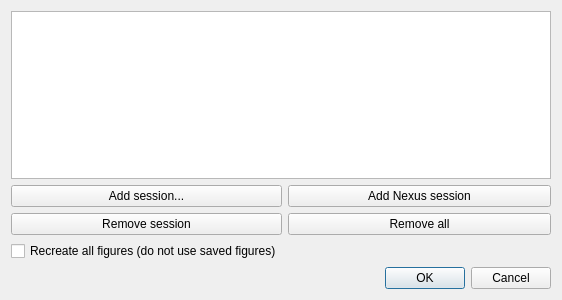
<?xml version="1.0" encoding="UTF-8"?>
<ui version="4.0">
 <class>Dialog</class>
 <widget class="QDialog" name="Dialog">
  <property name="geometry">
   <rect>
    <x>0</x>
    <y>0</y>
    <width>562</width>
    <height>300</height>
   </rect>
  </property>
  <property name="windowTitle">
   <string>Choose sessions</string>
  </property>
  <layout class="QVBoxLayout" name="verticalLayout">
   <item>
    <layout class="QGridLayout" name="gridLayout">
     <item row="1" column="0" colspan="2">
      <widget class="NiceListWidget" name="listSessions">
       <property name="sizePolicy">
        <sizepolicy hsizetype="Expanding" vsizetype="Expanding">
         <horstretch>0</horstretch>
         <verstretch>0</verstretch>
        </sizepolicy>
       </property>
       <property name="maximumSize">
        <size>
         <width>16777215</width>
         <height>16777215</height>
        </size>
       </property>
      </widget>
     </item>
     <item row="2" column="1">
      <widget class="QPushButton" name="btnAddNexusSession">
       <property name="text">
        <string>Add Nexus session</string>
       </property>
      </widget>
     </item>
     <item row="3" column="1">
      <widget class="QPushButton" name="btnClearAll">
       <property name="text">
        <string>Remove all</string>
       </property>
      </widget>
     </item>
     <item row="3" column="0">
      <widget class="QPushButton" name="btnClearCurrent">
       <property name="text">
        <string>Remove session</string>
       </property>
      </widget>
     </item>
     <item row="2" column="0">
      <widget class="QPushButton" name="btnBrowseSession">
       <property name="text">
        <string>Add session...</string>
       </property>
      </widget>
     </item>
     <item row="4" column="0">
      <widget class="QCheckBox" name="xbRecreatePlots">
       <property name="text">
        <string>Recreate all figures (do not use saved figures)</string>
       </property>
      </widget>
     </item>
    </layout>
   </item>
   <item>
    <widget class="QDialogButtonBox" name="buttonBox">
     <property name="orientation">
      <enum>Qt::Horizontal</enum>
     </property>
     <property name="standardButtons">
      <set>QDialogButtonBox::Cancel|QDialogButtonBox::Ok</set>
     </property>
    </widget>
   </item>
  </layout>
 </widget>
 <customwidgets>
  <customwidget>
   <class>NiceListWidget</class>
   <extends>QListWidget</extends>
   <header>gaitutils.gui.qt_widgets</header>
  </customwidget>
 </customwidgets>
 <resources/>
 <connections>
  <connection>
   <sender>buttonBox</sender>
   <signal>accepted()</signal>
   <receiver>Dialog</receiver>
   <slot>accept()</slot>
   <hints>
    <hint type="sourcelabel">
     <x>248</x>
     <y>254</y>
    </hint>
    <hint type="destinationlabel">
     <x>157</x>
     <y>274</y>
    </hint>
   </hints>
  </connection>
  <connection>
   <sender>buttonBox</sender>
   <signal>rejected()</signal>
   <receiver>Dialog</receiver>
   <slot>reject()</slot>
   <hints>
    <hint type="sourcelabel">
     <x>316</x>
     <y>260</y>
    </hint>
    <hint type="destinationlabel">
     <x>286</x>
     <y>274</y>
    </hint>
   </hints>
  </connection>
 </connections>
</ui>
